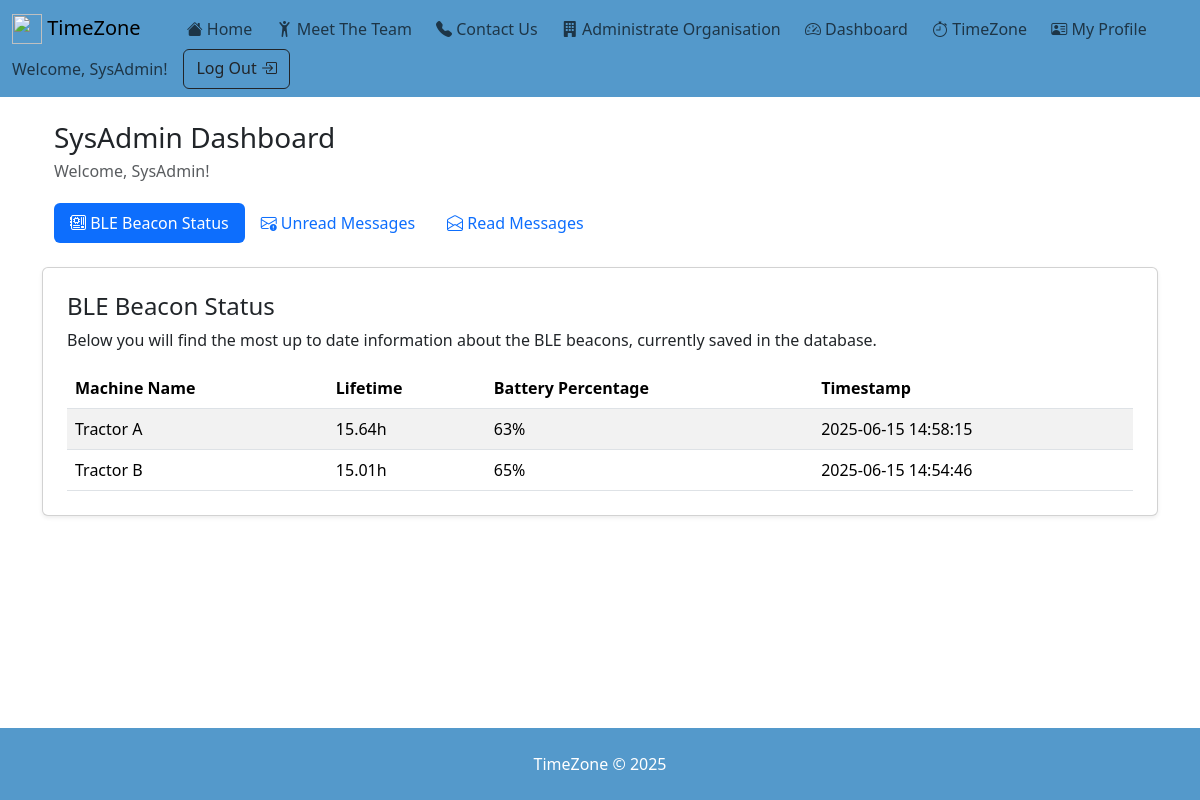
The app's page /dashboard (signed in) with its own data.
### tables this page shows
CREATE TABLE users (
        id          INTEGER PRIMARY KEY AUTOINCREMENT, 
        username    TEXT    NOT NULL UNIQUE,
        password    TEXT    NOT NULL,
        name        TEXT    NOT NULL,
        lastname    TEXT,
        email       TEXT    NOT NULL UNIQUE,
        role        TEXT    NOT NULL CHECK(role IN ('sysadmin', 'org_admin', 'employee'))
        , paytype TEXT NOT NULL DEFAULT "salary" CHECK(paytype IN ('salary', 'hourly')), pay REAL NOT NULL DEFAULT 0, created_at TEXT, deleted_at TEXT);

CREATE TABLE blestatus (
        id          INTEGER PRIMARY KEY AUTOINCREMENT,
        name        TEXT    NOT NULL,
        lifetime    INTEGER NOT NULL DEFAULT 0,
        pct         REAL    NOT NULL DEFAULT 0,
        created_at  TEXT    NOT NULL
        );

### app.py (the view, shortened to what this page needs)
@app.route("/dashboard")
@login_required
def dashboard():
    if current_user.is_authenticated and current_user.is_employee:
        user = current_user.username
        now = datetime.now(timezone.utc) + timedelta(hours=2)
        try:
            conn = db_connect()
            times = conn.execute(
                """SELECT start_time, end_time, TIMEDIFF(end_time, start_time) AS duration,
                        CASE
                        WHEN TIMEDIFF(end_time, start_time) > "+0000-00-00 00:01:00"
                        THEN TIMEDIFF(end_time, datetime(start_time, "+1 minute"))
                        ELSE "+0000-00-00 00:00:00"
                        END AS overtime,
                        ROUND(CASE
                                WHEN (strftime("%s", end_time) - strftime("%s", start_time)) <= 60
                                THEN 0
                                ELSE
                                (strftime("%s", end_time) - strftime("%s", start_time) - 60)
                                * 100.0 / (strftime("%s", end_time) - strftime("%s", start_time))
                                END, 2)
                                AS overtime_percentage
                    FROM timeentries
                    WHERE user = ?
                    AND start_time >= DATE("now", "start of month")
                    AND end_time IS NOT NULL
                    AND machine IS NULL
                    ORDER BY start_time ASC""",
                (user,),
            ).fetchall()
            total_times = conn.execute(
                """SELECT TIME(SUM(strftime("%s", end_time) - strftime("%s", start_time)), "unixepoch") AS total_worked,
                            TIME(SUM(CASE
                                    WHEN (strftime("%s", end_time) - strftime("%s", start_time) > (60))
                                    THEN (strftime("%s", end_time) - strftime("%s", start_time) - (60))
                                    ELSE 0
                                END), "unixepoch") AS total_overtime,
                            ROUND(CASE
                                    WHEN SUM(strftime("%s", end_time) - strftime("%s", start_time)) <= 60
                                    THEN 0
                                    ELSE
                                        SUM(CASE WHEN (strftime("%s", end_time) - strftime("%s", start_time)) > (60)
                                                    THEN (strftime("%s", end_time) - strftime("%s", start_time) - (60))
                                                    ELSE 0
                                            END) * 100.0 / SUM(strftime("%s", end_time) - strftime("%s", start_time))
                                    END, 2)
                            AS overtime_percentage
                    FROM timeentries
                    WHERE user = ?
                    AND start_time >= DATE("now", "start of month")
                    AND end_time IS NOT NULL
                    AND machine IS NULL
                    GROUP BY user""",
                (user,),
            ).fetchone()
            conn.commit()
            if times:
                times = [dict(time) for time in times]
            if total_times:
                total_times = dict(total_times)
            for time in times:
                time["duration"] = time["duration"][:-4][12:]
                if len(time["overtime"]) > 20:
                    time["overtime"] = time["overtime"][:-4][12:]
                else:
                    time["overtime"] = time["overtime"][12:]
            print(f"Times fetched: {times}")
            print(f"Total times fetched: {total_times}")
        except Exception as e:
            print(f"Database error: {e}")
            flash("Database error, please contact support", "danger")
            return redirect(url_for("index"))
        finally:
            conn.close()
        return render_template(
            "dashboard.html",
            times=times,
            total_times=total_times,
            current_month=now.strftime("%B"),
            current_year=now.strftime("%Y"),
        )
    elif current_user.is_authenticated and current_user.is_sysadmin:
        try:
            conn = db_connect()
            messages = conn.execute(
                """SELECT * FROM contact
                    WHERE is_read = 0
                    ORDER BY timestamp ASC"""
            ).fetchall()
            blestatus = conn.execute(
                """SELECT name, lifetime, pct, created_at FROM blestatus AS b1
                    WHERE created_at = (
                        SELECT MAX(b2.created_at)
                        FROM blestatus  b2
                        WHERE b2.name = b1.name
                        )
                    ORDER BY pct ASC"""
            ).fetchall()
            conn.commit()
            blestatus = [dict(status) for status in blestatus]
            messages = [dict(message) for message in messages]
            print(f"Messages: {messages}")
            print(f"BLEStatus: {blestatus}")
        except Exception as e:
            print(f"Database error: {e}")
            flash("Database error, please contact support", "danger")
            return redirect(url_for("index"))
        finally:
            conn.close()
        return render_template(
            "sysadmin_dashboard.html", messages=messages, blestatus=blestatus
        )
    else:
        return render_template("forbidden.html")

### app.py (called while the page is built)
def db_connect():
    conn = sqlite3.connect(database)
    conn.row_factory = sqlite3.Row
    return conn

@login_manager.user_loader
def load_user(user_id):
    conn = db_connect()
    row = conn.execute("SELECT * FROM users WHERE id = ?", (user_id,)).fetchone()
    conn.close()
    return User(row) if row else None

    @property
    def is_sysadmin(self):
        return self.role == "sysadmin"

    @property
    def is_org_admin(self):
        return self.role == "org_admin"

    @property
    def is_employee(self):
        return self.role == "employee"

### templates/sysadmin_dashboard.html (shortened to what this page needs)
{% extends "base.html" %}
{% block content %}
<div class="container py-4">
  <div class="row">
    <div class="col">
      <h1 class="h3 mb-1">SysAdmin Dashboard</h1>
      <p class="text-muted">Welcome, {{ current_user.name }}!</p>
    </div>
    <div class="col">
    </div>
  </div>
  <ul class="nav nav-pills mb-4 mt-1" id="dashTabs" role="tablist">
    <li class="nav-item" role="presentation">
      <button class="nav-link active" id="tab-blestatus" data-bs-toggle="pill" data-bs-target="#pane-blestatus" type="button" role="tab">
        <i class="bi bi-motherboard"></i></i> BLE Beacon Status
      </button>
    </li>
    <li class="nav-item" role="presentation">
      <button class="nav-link" id="tab-unread" data-bs-toggle="pill" data-bs-target="#pane-unread" type="button" role="tab">
        <i class="bi bi-envelope-exclamation"></i> Unread Messages
      </button>
    </li>
    <li class="nav-item" role="presentation">
      <button class="nav-link" id="tab-read" data-bs-toggle="pill" data-bs-target="#pane-read" type="button" role="tab">
        <i class="bi bi-envelope-open"></i> Read Messages
      </button>
    </li>
  </ul>
  <div class="tab-content" id="empTabsContent">
     <div class="tab-pane fade show active" id="pane-blestatus" role="tabpanel">
      <div class="row">
        <div class="card shadow-sm p-4">
          <table class="table table-striped mb-0">
            <thead>
              <tr>
                <h4>BLE Beacon Status</h4>
                <p>Below you will find the most up to date information about the BLE beacons, currently saved in the database.</p>
                <th>Machine Name</th><th>Lifetime</th><th>Battery Percentage</th><th>Timestamp</th>
              </tr>
            </thead>
            <tbody>
              {% for b in blestatus %}
              <tr>
                <td>{{ b.name }}</td>
                <td>{{ b.lifetime }}</td>
                <td>{{ b.pct }}</td>
                <td>{{ b.created_at }}</td>
              </tr>
              {% endfor %}
            </tbody>
          </table>
        </div>
      </div>
    </div>
  </div>
{% endblock %}

### templates/base.html (shortened to what this page needs)
<!DOCTYPE html>
<html lang="en">
    <head>
        <link href="https://cdn.jsdelivr.net/npm/bootstrap@5.3.3/dist/css/bootstrap.min.css" rel="stylesheet">
        <link rel="stylesheet" href="https://cdn.jsdelivr.net/npm/bootstrap-icons@1.11.3/font/bootstrap-icons.min.css">
        <link href="https://cdn.jsdelivr.net/npm/aos@2.3.4/dist/aos.css" rel="stylesheet" />
        <link rel="stylesheet" href="https://cdn.jsdelivr.net/npm/choices.js/public/assets/styles/choices.min.css">
    </head>
    <body class="d-flex flex-column min-vh-100">
        <nav class="navbar navbar-light" style="background-color: #5499cb;">
            <div class="container-fluid">
                <a class="navbar-brand" href="{{ url_for('index') }}">
                    <img src="{{ url_for('static', filename='happy_logo.png') }}" alt="" width="30 " height="30" class="d-inline-block align-text-top">
                    TimeZone
                </a>
                {% if current_user.is_authenticated %}
                <ul class="navbar-nav me-auto mb-2 mb-lg-0" style="display: inline-block; padding-left: 30px;">
                    <li class="nav-item" style="display: inline-block;">
                        <a class="nav-link" href="{{ url_for('index') }}">
                            <i class="bi bi-house-fill"></i>
                            Home
                        </a>
                    </li>
                    <li class="nav-item" style="display: inline-block; padding-left: 20px;">
                        <a class="nav-link" href="{{ url_for('team') }}">
                            <i class="bi bi-person-arms-up"></i>
                            Meet The Team
                        </a>
                    </li>
                    <li class="nav-item" style="display: inline-block; padding-left: 20px;">
                        <a class="nav-link" href="{{ url_for('contact') }}">
                            <i class="bi bi-telephone-fill"></i>
                            Contact Us
                        </a>
                    </li>
                    {% if current_user.is_authenticated and current_user.is_sysadmin%}
                    <li class="nav-item" style="display: inline-block; padding-left: 20px;">
                        <a class="nav-link" href="{{ url_for('admin') }}">
                            <i class="bi bi-building-fill"></i>
                            Administrate Organisation
                        </a>
                    </li>
                    {% endif %}
                    <li class="nav-item" style="display: inline-block; padding-left: 20px;">
                        <a class="nav-link" href="{{ url_for('dashboard') }}">
                            <i class="bi bi-speedometer2"></i>
                            Dashboard
                        </a>
                    </li>
                    <li class="nav-item" style="display: inline-block; padding-left: 20px;">
                        <a class="nav-link" href="{{ url_for('time_zone') }}">
                            <i class="bi bi-stopwatch"></i>
                            TimeZone
                        </a>
                    </li>
                    <li class="nav-item" style="display: inline-block; padding-left: 20px;">
                        <a class="nav-link" href="{{ url_for('user') }}">
                            <i class="bi bi-person-vcard"></i>
                            My Profile
                        </a>
                    </li>
                </ul>
                <form class="d-flex">
                    <span class="navbar-text me-3">
                        Welcome, {{ current_user.name }}!
                    </span>
                    <a class="btn btn-outline-dark me-2" type="button" href="{{ url_for('logout') }}">
                        Log Out
                        <i class="bi bi-box-arrow-in-right"></i>
                    </a>
                </form>
                {% endif %}
            </div>
        </nav>
        <main class="container flex-grow-1">
            {% block content %}{% endblock %}
        </main>
        <footer class="mt-4 p-4 text-white text-center mt-auto" style="margin-top: 30px; background-color: #5499cb;">
            TimeZone &copy; 2025
        </footer>
    </body>
</html>

### templates/base.html (style rules this page uses)
html { scroll-behavior: smooth; }

### records on screen
users: name "SysAdmin"
blestatus: name "Tractor A", lifetime "15.64h", pct "63%", created_at "2025-06-15 14:58:15"
blestatus: name "Tractor B", lifetime "15.01h", pct "65%", created_at "2025-06-15 14:54:46"
